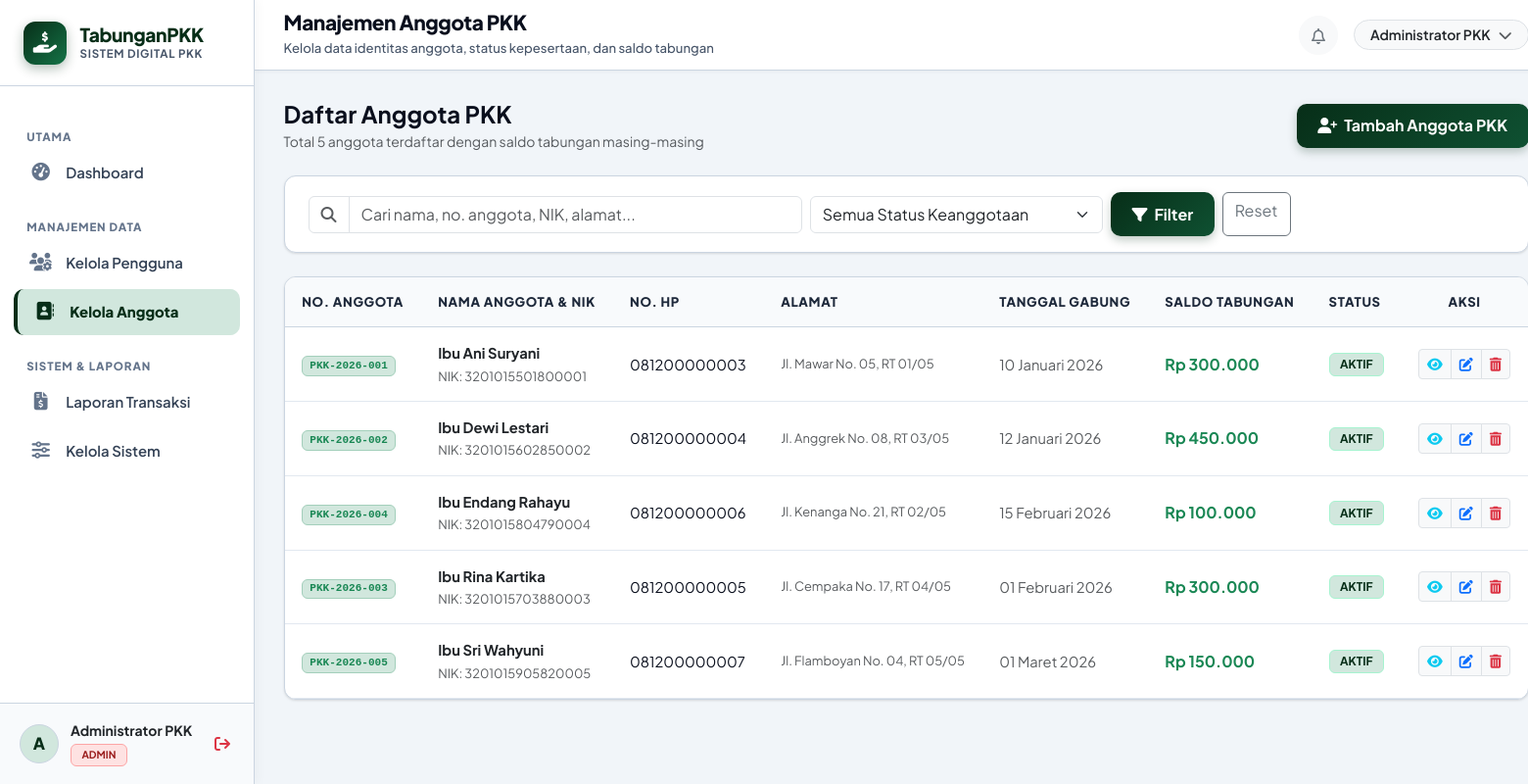
Page /admin/anggota.php (signed in) on the committed database.
### tables this page shows
CREATE TABLE IF NOT EXISTS `anggota` (
   
  `id` INT AUTO_INCREMENT PRIMARY KEY,
   
  `user_id` INT NULL UNIQUE,
   
  `nomor_anggota` VARCHAR(50) NOT NULL UNIQUE,
   
  `nama` VARCHAR(150) NOT NULL,
   
  `nik` VARCHAR(30) NULL,
   
  `nomor_hp` VARCHAR(25) NULL,
   
  `alamat` TEXT NULL,
   
  `tanggal_gabung` DATE NOT NULL,
   
  `status` ENUM('aktif', 'nonaktif') NOT NULL DEFAULT 'aktif',
   
  `created_at` TIMESTAMP DEFAULT CURRENT_TIMESTAMP,
   
  CONSTRAINT `fk_anggota_user` FOREIGN KEY (`user_id`) REFERENCES `users` (`id`) ON DELETE SET NULL ON UPDATE CASCADE
);

### config/helpers.php (called while the page is built, shortened)
<?php
function base_url($path = '') {
    $protocol = (!empty($_SERVER['HTTPS']) && $_SERVER['HTTPS'] !== 'off' || (isset($_SERVER['SERVER_PORT']) && $_SERVER['SERVER_PORT'] == 443)) ? "https://" : "http://";
    $host = $_SERVER['HTTP_HOST'] ?? 'localhost';
    $script = $_SERVER['SCRIPT_NAME'] ?? '';
    $dir = str_replace('\\', '/', dirname($script));
    $parts = explode('/', trim($dir, '/'));
    $projectIndex = -1;
    if ($projectIndex !== -1) {
        $projectPath = '/' . implode('/', array_slice($parts, 0, $projectIndex + 1));
        $base = $protocol . $host . $projectPath;
    } else {
        $base = $protocol . $host . '/tabunganPKK';
    }
    $path = ltrim($path, '/');
    return $path ? rtrim($base, '/') . '/' . $path : rtrim($base, '/');
}
function format_rupiah($angka, $withPrefix = true) {
    $val = is_numeric($angka) ? (float)$angka : 0;
    $hasil = number_format($val, 0, ',', '.');
    return $withPrefix ? 'Rp ' . $hasil : $hasil;
}
function format_tanggal($dateString, $withTime = false) {
    $bulanIndo = [
        1 => 'Januari', 'Februari', 'Maret', 'April', 'Mei', 'Juni',
        'Juli', 'Agustus', 'September', 'Oktober', 'November', 'Desember'
    ];
    $timestamp = strtotime($dateString);
    $d = date('d', $timestamp);
    $m = (int)date('m', $timestamp);
    $y = date('Y', $timestamp);
    $hasil = $d . ' ' . ($bulanIndo[$m] ?? date('M', $timestamp)) . ' ' . $y;
    return $hasil;
}

### admin/anggota.php (the view, shortened to what this page needs)
<?php
require_once __DIR__ . '/../config/helpers.php';
$pdo = getDBConnection();
$search = trim($_GET['q'] ?? '');
$sql = "
    SELECT a.*, u.username,
        COALESCE(SUM(CASE WHEN t.jenis_transaksi = 'setoran' AND t.status = 'berhasil' THEN t.nominal ELSE 0 END), 0) -
        COALESCE(SUM(CASE WHEN t.jenis_transaksi = 'penarikan' AND t.status = 'berhasil' THEN t.nominal ELSE 0 END), 0) AS saldo_tabungan
    FROM anggota a
    LEFT JOIN users u ON u.id = a.user_id
    LEFT JOIN transaksi t ON t.anggota_id = a.id
    WHERE 1=1
";
$params = [];
$sql .= " GROUP BY a.id ORDER BY a.nama ASC";
$stmt = $pdo->prepare($sql);
$stmt->execute($params);
$daftarAnggota = $stmt->fetchAll();
include __DIR__ . '/../includes/header.php';
include __DIR__ . '/../includes/sidebar.php';
include __DIR__ . '/../includes/topbar.php';
?>
<div class="d-flex flex-wrap justify-content-between align-items-center mb-4 gap-3">
    <div>
        <h4 class="fw-bold mb-1">Daftar Anggota PKK</h4>
        <p class="text-muted small mb-0">Total <?= count($daftarAnggota) ?> anggota terdaftar dengan saldo tabungan masing-masing</p>
    </div>
    <div>
        <button class="btn btn-pkk-primary" data-bs-toggle="modal" data-bs-target="#modalTambahAnggota">
            <i class="fa-solid fa-user-plus me-1"></i> Tambah Anggota PKK
        </button>
    </div>
</div>
<div class="card-pkk mb-4">
    <div class="card-pkk-body py-3">
        <form method="GET" action="" class="row g-2 align-items-center">
            <div class="col-md-5">
                <div class="input-group">
                    <span class="input-group-text bg-white text-muted"><i class="fa-solid fa-magnifying-glass"></i></span>
                    <input type="text" name="q" class="form-control" placeholder="Cari nama, no. anggota, NIK, alamat..." value="<?= htmlspecialchars($search) ?>">
                </div>
            </div>
            <div class="col-md-3">
                <select name="status" class="form-select">
                    <option value="">Semua Status Keanggotaan</option>
                </select>
            </div>
            <div class="col-md-4 d-flex gap-2">
                <button type="submit" class="btn btn-pkk-primary">
                    <i class="fa-solid fa-filter me-1"></i> Filter
                </button>
                <a href="<?= base_url('admin/anggota.php') ?>" class="btn btn-outline-secondary">Reset</a>
            </div>
        </form>
    </div>
</div>
<div class="card-pkk">
    <div class="table-responsive">
        <table class="table-pkk">
            <thead>
                <tr>
                    <th>No. Anggota</th>
                    <th>Nama Anggota & NIK</th>
                    <th>No. HP</th>
                    <th>Alamat</th>
                    <th>Tanggal Gabung</th>
                    <th>Saldo Tabungan</th>
                    <th>Status</th>
                    <th class="text-center">Aksi</th>
                </tr>
            </thead>
            <tbody>
                <?php if (empty($daftarAnggota)): ?>
                    <tr>
                        <td colspan="8" class="text-center py-4 text-muted">
                            <i class="fa-solid fa-users-slash fs-3 d-block mb-2"></i>
                            Tidak ada anggota PKK yang ditemukan.
                        </td>
                    </tr>
                <?php else: ?>
                    <?php foreach ($daftarAnggota as $ag): ?>
                        <tr>
                            <td>
                                <span class="badge bg-success-subtle text-success border border-success-subtle font-monospace fw-bold">
                                    <?= htmlspecialchars($ag['nomor_anggota']) ?>
                                </span>
                            </td>
                            <td>
                                <div class="fw-bold text-dark"><?= htmlspecialchars($ag['nama']) ?></div>
                                <small class="text-muted">NIK: <?= htmlspecialchars($ag['nik'] ?: '-') ?></small>
                            </td>
                            <td><?= htmlspecialchars($ag['nomor_hp'] ?: '-') ?></td>
                            <td>
                                <div class="text-truncate text-muted small" style="max-width: 200px;">
                                    <?= htmlspecialchars($ag['alamat'] ?: '-') ?>
                                </div>
                            </td>
                            <td class="small text-muted"><?= format_tanggal($ag['tanggal_gabung']) ?></td>
                            <td>
                                <span class="fw-bold fs-6 <?= (float)$ag['saldo_tabungan'] > 0 ? 'text-success' : 'text-muted' ?>">
                                    <?= format_rupiah($ag['saldo_tabungan']) ?>
                                </span>
                            </td>
                            <td>
                                <span class="badge badge-status-<?= $ag['status'] ?> text-uppercase">
                                    <?= $ag['status'] ?>
                                </span>
                            </td>
                            <td class="text-center">
                                <div class="btn-group btn-group-sm">
                                    <a href="<?= base_url('admin/anggota_detail.php?id=' . $ag['id']) ?>" class="btn btn-light border text-info" title="Lihat Detail & Riwayat Tabungan">
                                        <i class="fa-solid fa-eye"></i>
                                    </a>
                                    <button class="btn btn-light border text-primary" data-bs-toggle="modal" data-bs-target="#modalEditAnggota<?= $ag['id'] ?>" title="Edit Anggota">
                                        <i class="fa-solid fa-pen-to-square"></i>
                                    </button>
                                    <a href="<?= base_url('admin/anggota.php?hapus=1&id=' . $ag['id']) ?>" class="btn btn-light border text-danger btn-confirm-delete" data-name="<?= htmlspecialchars($ag['nama']) ?>" title="Hapus Anggota">
                                        <i class="fa-solid fa-trash-can"></i>
                                    </a>
                                </div>
                            </td>
                        </tr>
                    <?php endforeach; ?>
                <?php endif; ?>
            </tbody>
        </table>
    </div>
</div>
<?php include __DIR__ . '/../includes/footer.php'; ?>

### assets/css/style.css (style rules this page uses)
:root { --pkk-primary: #0f5132; --pkk-primary-dark: #072e18; --pkk-primary-light: #157347; --pkk-primary-subtle: #d1e7dd; --pkk-accent: #0a5c36; --pkk-bg: #f1f5f9; --pkk-card-bg: #ffffff; --pkk-text-main: #0a0f1d; --pkk-text-muted: #475569; --pkk-border: #cbd5e1; --pkk-sidebar-width: 260px; --pkk-radius: 12px; --pkk-shadow-sm: 0 1px 3px rgba(0, 0, 0, 0.08), 0 1px 2px rgba(0, 0, 0, 0.05); --pkk-shadow-md: 0 4px 8px -1px rgba(0, 0, 0, 0.10), 0 2px 4px -2px rgba(0, 0, 0, 0.06); --pkk-shadow-lg: 0 12px 24px -4px rgba(7, 46, 24, 0.18), 0 4px 6px -4px rgba(0, 0, 0, 0.06); }
* { box-sizing: border-box; }
body { font-family: 'Plus Jakarta Sans', sans-serif; background-color: var(--pkk-bg); color: var(--pkk-text-main); min-height: 100vh; display: flex; flex-direction: column; margin: 0; padding: 0; -webkit-font-smoothing: antialiased; }
.card-pkk { background: var(--pkk-card-bg); border: 1.5px solid var(--pkk-border); border-radius: var(--pkk-radius); box-shadow: var(--pkk-shadow-sm); transition: transform 0.2s ease, box-shadow 0.2s ease; overflow: hidden; }
.card-pkk-body { padding: 1.5rem; }
.btn-pkk-primary { background: linear-gradient(135deg, var(--pkk-primary-dark), var(--pkk-primary)); color: #ffffff; border: none; font-weight: 700; padding: 0.65rem 1.35rem; border-radius: 10px; transition: all 0.2s ease; box-shadow: 0 4px 10px rgba(7, 46, 24, 0.25); }
.badge-status-aktif, .badge-trx-setoran, .badge-status-berhasil, .badge-status-disetujui, .badge-status-selesai { background-color: var(--pkk-primary-subtle); color: var(--pkk-primary-dark); border: 1px solid #a7f3d0; font-weight: 700; font-size: 0.75rem; padding: 0.32rem 0.65rem; border-radius: 6px; }
.table-pkk { width: 100%; margin-bottom: 0; border-collapse: separate; border-spacing: 0; }
.table-pkk thead th { background-color: #f8fafc; color: #1e293b; font-size: 0.82rem; font-weight: 800; text-transform: uppercase; letter-spacing: 0.05em; padding: 0.95rem 1.1rem; border-bottom: 1.5px solid var(--pkk-border); white-space: nowrap; }
.table-pkk tbody td { padding: 0.95rem 1.1rem; vertical-align: middle; border-bottom: 1px solid #e2e8f0; font-size: 0.92rem; color: var(--pkk-text-main); }

### rows in the picture
anggota: nomor_anggota "PKK-2026-001", nama "Ibu Ani Suryani", nik "3201015501800001", nomor_hp "081200000003", alamat "Jl. Mawar No. 05, RT 01/05", tanggal_gabung "10 Januari 2026", saldo_tabungan "Rp 300.000", status "AKTIF"
anggota: nomor_anggota "PKK-2026-002", nama "Ibu Dewi Lestari", nik "3201015602850002", nomor_hp "081200000004", alamat "Jl. Anggrek No. 08, RT 03/05", tanggal_gabung "12 Januari 2026", saldo_tabungan "Rp 450.000", status "AKTIF"
anggota: nomor_anggota "PKK-2026-004", nama "Ibu Endang Rahayu", nik "3201015804790004", nomor_hp "081200000006", alamat "Jl. Kenanga No. 21, RT 02/05", tanggal_gabung "15 Februari 2026", saldo_tabungan "Rp 100.000", status "AKTIF"
anggota: nomor_anggota "PKK-2026-003", nama "Ibu Rina Kartika", nik "3201015703880003", nomor_hp "081200000005", alamat "Jl. Cempaka No. 17, RT 04/05", tanggal_gabung "01 Februari 2026", saldo_tabungan "Rp 300.000", status "AKTIF"
anggota: nomor_anggota "PKK-2026-005", nama "Ibu Sri Wahyuni", nik "3201015905820005", nomor_hp "081200000007", alamat "Jl. Flamboyan No. 04, RT 05/05", tanggal_gabung "01 Maret 2026", saldo_tabungan "Rp 150.000", status "AKTIF"

### other values in the picture
substr($userName, 0, 1) "A"
$userName "Administrator PKK"
$userRole "ADMIN"
$pageHeading "Manajemen Anggota PKK"
$pageSubheading "Kelola data identitas anggota, status kepesertaan, dan saldo tabungan"
count($daftarAnggota) "5"
